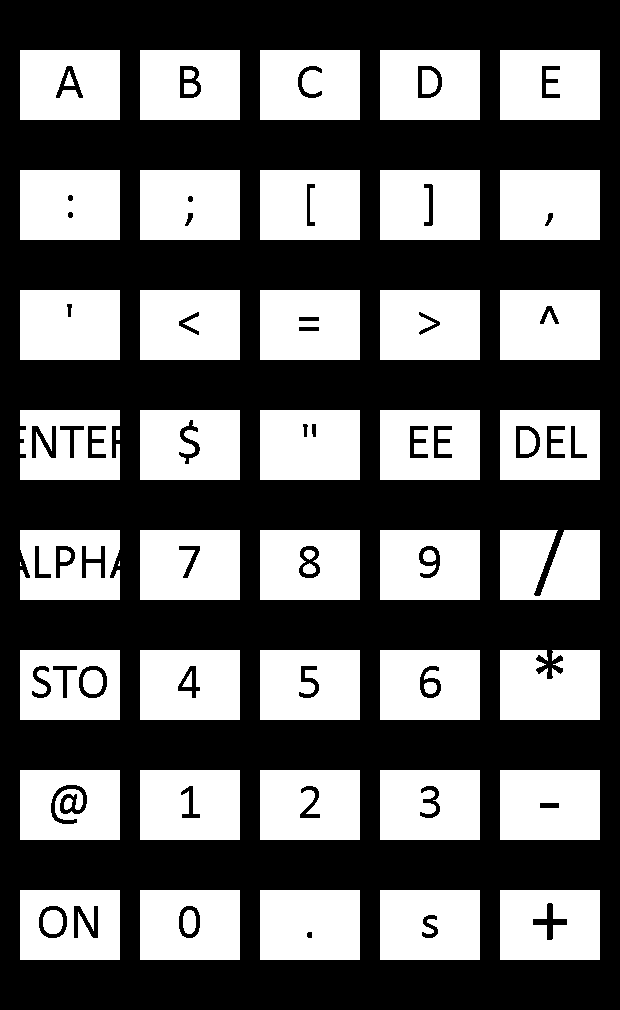

Python code for this plot:
from collections import namedtuple
from PIL import Image, ImageFont, ImageDraw 

DEBUG=False

BUTTON_COUNT_X=5
BUTTON_COUNT_Y=8

BUTTON_WIDTH=100
BUTTON_HEIGHT=70
BUTTON_GAP_HORZ=20
BUTTON_GAP_VERT=50
BUTTON_BORDER_HORZ=12
BUTTON_BORDER_VERT=15
FONT_SIZE=50

##BUTTON_WIDTH=50
##BUTTON_HEIGHT=35
##BUTTON_GAP_HORZ=10
##BUTTON_GAP_VERT=25
##BUTTON_BORDER_HORZ=12
##BUTTON_BORDER_VERT=15
##FONT_SIZE=25

IMG_WIDTH=BUTTON_COUNT_X*(BUTTON_WIDTH+BUTTON_GAP_HORZ)+BUTTON_GAP_HORZ
IMG_HEIGHT=BUTTON_COUNT_Y*(BUTTON_HEIGHT+BUTTON_GAP_VERT)+BUTTON_GAP_VERT


if DEBUG:
    BACK_COLOR=(0,0,0)
    FONT_COLOR=(255,0,0)
    BUTTON_COLOR=(192,192,192)
else:
    BACK_COLOR=(0,0,0)
    #BACK_COLOR=(255,255,255)
    FONT_COLOR=(0,0,0)
    
    BUTTON_COLOR=(255,255,255)
    

#Line thickness varies too much
#FONT_NAME="lucon.ttf"   #Lucida Console

#Hmm, too curvy. top and bottom not symetrical
#FONT_NAME="micross.ttf"     #MS Sans Serif

#Too generic
#FONT_NAME="FRABK.TTF"      #Frankling Gothic Book

#Too generic
#FONT_NAME="msgothic.ttc"    #MS Gothic

#pretty good, though lines different widths. lower leg of E too long
#FONT_NAME="segoeui.ttf"

#so so
#FONT_NAME="tahoma.ttf"

#Straighter, clean edges. commas and quotes look wrong
FONT_NAME="calibri.ttf"

#decent
#FONT_NAME="YuGothM.ttc"

#Much better than first two though may need to be blockier
#FONT_NAME="arial.ttf"



keys=[["A","B","C","D","E"],
      [":",";","[","]",","],
      ["'","<","=",">","^"],
      ["ENTER","$",'"',"EE","DEL"],
      ["ALPHA","7","8","9","/"],
      ["STO","4","5","6","*"],
      ["@","1","2","3","-"],
      ["ON","0",".","s","+"]]

charinfo=namedtuple("charinfo",["size","font","yoffset","char"])

OP_SIZE=80
SPECIAL_CHARS=  {"+":charinfo(OP_SIZE,"",0,"")}
SPECIAL_CHARS|= {"-":charinfo(OP_SIZE,"",0,"")}
SPECIAL_CHARS|= {"*":charinfo(OP_SIZE,"",0,"")}
SPECIAL_CHARS|= {"/":charinfo(OP_SIZE,"",0,"")}

img = Image.new('RGB', (IMG_WIDTH, IMG_HEIGHT),BACK_COLOR)
draw_img=ImageDraw.Draw(img)
#https://www.reddit.com/r/learnpython/comments/3fq31t/pil_or_other_means_of_drawing_text_that_is/
draw_img.fontmode="1"

temp_img=Image.new('RGB', (BUTTON_WIDTH, BUTTON_HEIGHT),(0,0,255))
draw_temp=ImageDraw.Draw(temp_img)
draw_temp.fontmode="1"

for row in range(BUTTON_COUNT_Y):
    for column in range(BUTTON_COUNT_X):
        rect_x=BUTTON_GAP_HORZ+column*(BUTTON_WIDTH+BUTTON_GAP_HORZ)
        rect_y=BUTTON_GAP_VERT+row*(BUTTON_HEIGHT+BUTTON_GAP_VERT)
##        draw_img.rectangle([rect_x,
##                            rect_y,
##                            rect_x+BUTTON_WIDTH-1,
##                            rect_y+BUTTON_HEIGHT-1],
##                           fill=BUTTON_COLOR,
##                           outline=BUTTON_COLOR)
        if keys[row][column] in SPECIAL_CHARS.keys():
            font_size=SPECIAL_CHARS[keys[row][column]].size
        else:
            font_size=FONT_SIZE

        
        font_img=ImageFont.truetype(FONT_NAME,size=font_size)
        
        draw_temp.rectangle([0,0,BUTTON_WIDTH-1,BUTTON_HEIGHT-1],
                            fill=BUTTON_COLOR,
                            outline=BUTTON_COLOR)
        if DEBUG:
            draw_temp.line([BUTTON_BORDER_HORZ,0,BUTTON_BORDER_HORZ,BUTTON_HEIGHT],
                           fill=(0,255,0))
            draw_temp.line([BUTTON_WIDTH-BUTTON_BORDER_HORZ,0,
                            BUTTON_WIDTH-BUTTON_BORDER_HORZ,BUTTON_HEIGHT],
                           fill=(0,255,0))
            draw_temp.line([0,BUTTON_BORDER_VERT,BUTTON_WIDTH,BUTTON_BORDER_VERT],
                           fill=(0,255,0))
            draw_temp.line([0,BUTTON_HEIGHT-BUTTON_BORDER_VERT,
                            BUTTON_WIDTH,BUTTON_HEIGHT-BUTTON_BORDER_VERT],
                           fill=(0,255,0))
            
        draw_temp.text((BUTTON_WIDTH/2,
                        BUTTON_HEIGHT/2),
                        keys[row][column],
                        FONT_COLOR,
                        font=font_img,anchor="mm")

        img.paste(temp_img,(rect_x,rect_y))

img.save("keypad.png")
print(IMG_WIDTH,IMG_HEIGHT)
